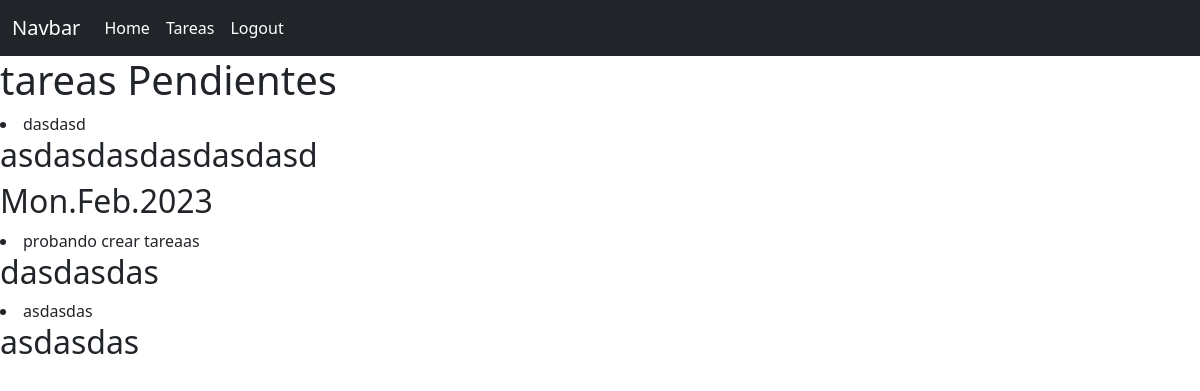
The app's page /tareas/completed/ (signed in), older data.
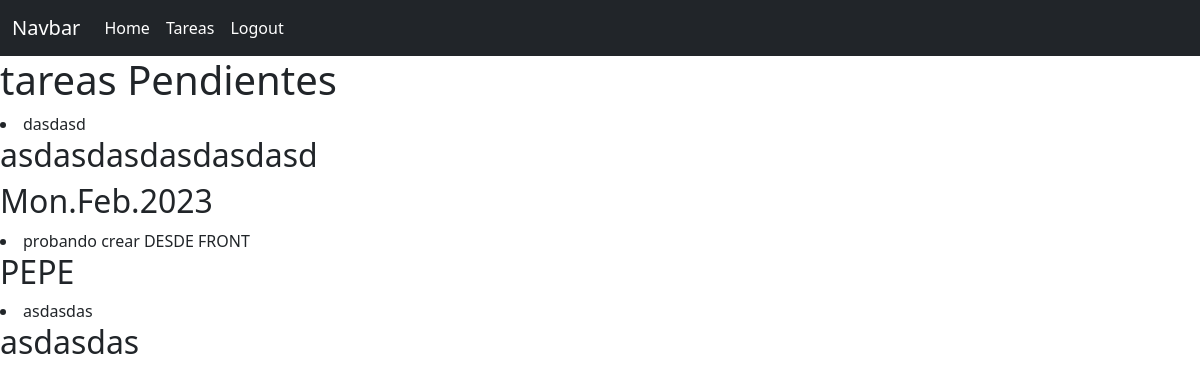
The same page, newer data.
### task/models.py (models this page shows, shortened)
class Tareas(models.Model):
    title = models.CharField(max_length=100)
    description = models.TextField(blank=True)
    created = models.DateTimeField(auto_now_add=True)
    datecompleted = models.DateTimeField(null=True)
    important = models.BooleanField(default=False)
    user = models.ForeignKey(User, on_delete=models.CASCADE)

### task/views.py (the view)
# urls.py: path('tareas/completed/', views.tareas_completed, name='tareas_completed'),
@login_required
def tareas_completed(request):
    tareas = Tareas.objects.filter(
        user=request.user).order_by('-datecompleted')
    return render(request, 'tareas.html', {'tareas': tareas})

### task/templates/tareas.html (shortened to what this page needs)
{% extends 'base.html'%}
{% block content %}
<h1>tareas Pendientes</h1>
{% for tareas in tareas %}
<li>
        {{tareas.title}}
    <h2>{{tareas.description}}</h2>
</li>
<h2> {{tareas.datecompleted | date:'D.M.Y'}}</h2>
{% endfor %}
{% endblock %}

Row changes from the older to the newer data that the page shows:
changed Tareas: title "probando crear tareaas" → "probando crear DESDE FRONT"; description "dasdasdas" → "PEPE"
